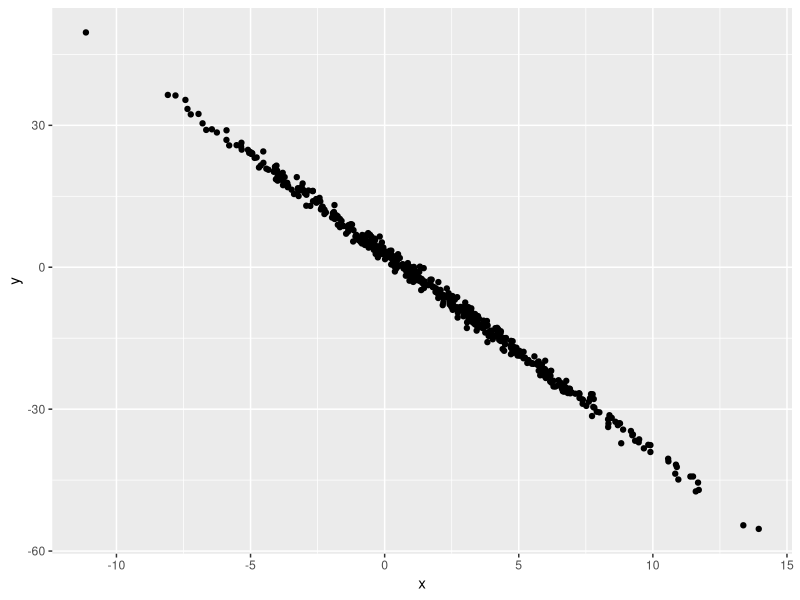
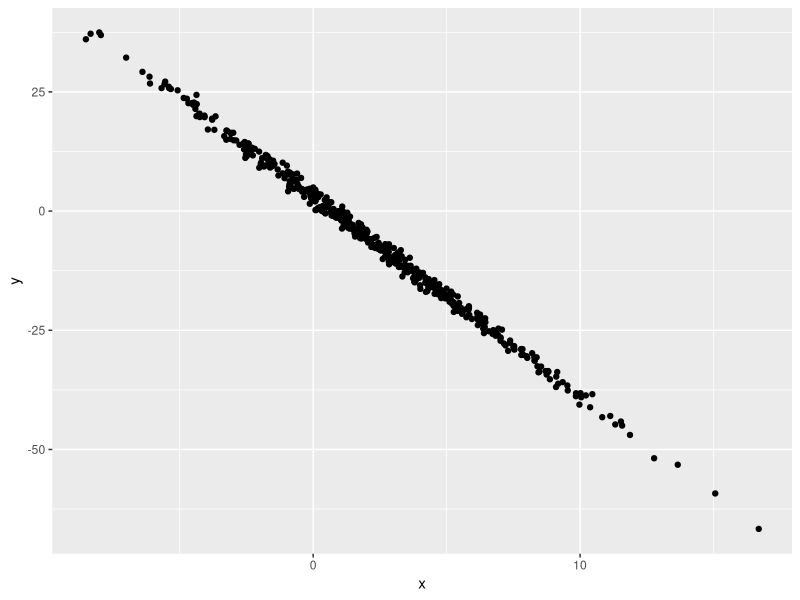
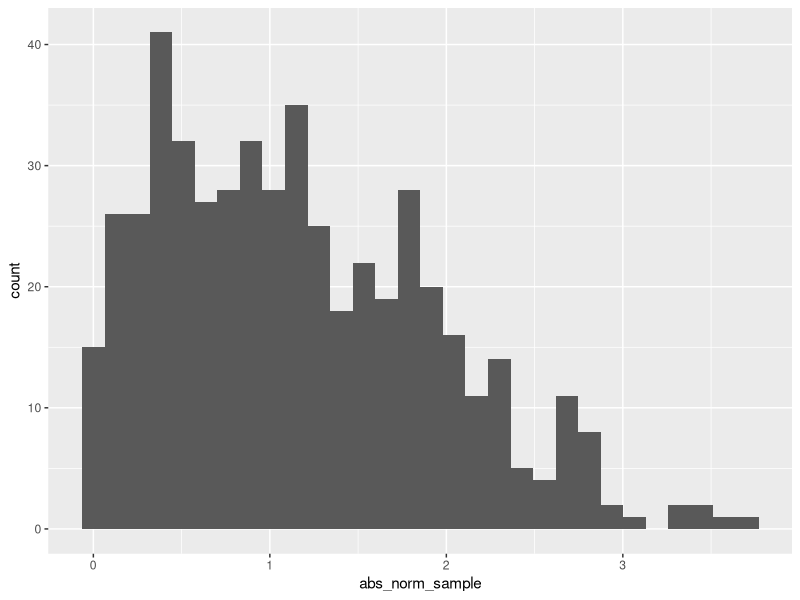

Reproduce these figures in R, in order.
## ---- chunk 1
samp = rnorm(100)
length(samp)
## ---- chunk 2
library(tidyverse)

plot_df = tibble(
  x = rnorm(500, mean=2, sd=4),
  y = 3 - 4.2*x + rnorm(500)
)

ggplot(plot_df,aes(x = x,y = y)) + geom_point()
## ---- chunk 3
library(tidyverse)

plot_df = tibble(
  x = rnorm(500, mean=2, sd=4),
  y = 3 - 4.2*x + rnorm(500)
)

ggplot(plot_df,aes(x = x,y = y)) + geom_point()
## ---- chunk 4

library(tidyverse)

plot_df = tibble(
  norm_sample = rnorm(500, mean=1),
  norm_sample_pos = norm_sample > 0,
  abs_norm_sample = abs(norm_sample)
)

ggplot(plot_df, aes(x = abs_norm_sample)) + geom_histogram()

median_sample = median(pull(plot_df, norm_sample))

